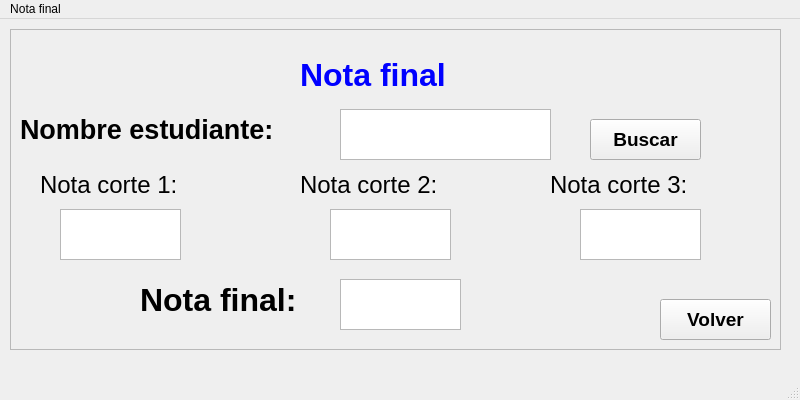
<?xml version="1.0" encoding="UTF-8"?>
<ui version="4.0">
 <class>MainWindow</class>
 <widget class="QMainWindow" name="MainWindow">
  <property name="geometry">
   <rect>
    <x>0</x>
    <y>0</y>
    <width>800</width>
    <height>400</height>
   </rect>
  </property>
  <property name="windowTitle">
   <string>MainWindow</string>
  </property>
  <widget class="QWidget" name="centralwidget">
   <widget class="QFrame" name="frame">
    <property name="geometry">
     <rect>
      <x>10</x>
      <y>10</y>
      <width>771</width>
      <height>321</height>
     </rect>
    </property>
    <property name="frameShape">
     <enum>QFrame::StyledPanel</enum>
    </property>
    <property name="frameShadow">
     <enum>QFrame::Raised</enum>
    </property>
    <widget class="QLabel" name="label_2">
     <property name="geometry">
      <rect>
       <x>10</x>
       <y>70</y>
       <width>321</width>
       <height>61</height>
      </rect>
     </property>
     <property name="font">
      <font>
       <family>Arial</family>
       <pointsize>20</pointsize>
       <weight>75</weight>
       <bold>true</bold>
      </font>
     </property>
     <property name="text">
      <string>Nombre estudiante: </string>
     </property>
    </widget>
    <widget class="QLabel" name="label">
     <property name="geometry">
      <rect>
       <x>290</x>
       <y>20</y>
       <width>191</width>
       <height>51</height>
      </rect>
     </property>
     <property name="font">
      <font>
       <family>Arial</family>
       <pointsize>24</pointsize>
       <weight>75</weight>
       <bold>true</bold>
      </font>
     </property>
     <property name="styleSheet">
      <string notr="true">color: rgb(0, 0, 255);</string>
     </property>
     <property name="text">
      <string>Nota final</string>
     </property>
    </widget>
    <widget class="QTextEdit" name="textEdit">
     <property name="geometry">
      <rect>
       <x>330</x>
       <y>80</y>
       <width>211</width>
       <height>51</height>
      </rect>
     </property>
     <property name="font">
      <font>
       <family>Arial</family>
       <pointsize>20</pointsize>
      </font>
     </property>
    </widget>
    <widget class="QPushButton" name="pushButton">
     <property name="geometry">
      <rect>
       <x>580</x>
       <y>90</y>
       <width>111</width>
       <height>41</height>
      </rect>
     </property>
     <property name="font">
      <font>
       <family>Arial</family>
       <pointsize>14</pointsize>
       <weight>75</weight>
       <bold>true</bold>
      </font>
     </property>
     <property name="text">
      <string>Buscar</string>
     </property>
    </widget>
    <widget class="QLabel" name="label_3">
     <property name="geometry">
      <rect>
       <x>30</x>
       <y>140</y>
       <width>191</width>
       <height>31</height>
      </rect>
     </property>
     <property name="font">
      <font>
       <family>Arial</family>
       <pointsize>18</pointsize>
       <weight>50</weight>
       <bold>false</bold>
      </font>
     </property>
     <property name="text">
      <string>Nota corte 1:</string>
     </property>
    </widget>
    <widget class="QTextBrowser" name="textBrowser">
     <property name="geometry">
      <rect>
       <x>50</x>
       <y>180</y>
       <width>121</width>
       <height>51</height>
      </rect>
     </property>
     <property name="font">
      <font>
       <family>Arial</family>
       <pointsize>20</pointsize>
      </font>
     </property>
    </widget>
    <widget class="QLabel" name="label_4">
     <property name="geometry">
      <rect>
       <x>290</x>
       <y>140</y>
       <width>191</width>
       <height>31</height>
      </rect>
     </property>
     <property name="font">
      <font>
       <family>Arial</family>
       <pointsize>18</pointsize>
       <weight>50</weight>
       <bold>false</bold>
      </font>
     </property>
     <property name="text">
      <string>Nota corte 2:</string>
     </property>
    </widget>
    <widget class="QLabel" name="label_5">
     <property name="geometry">
      <rect>
       <x>540</x>
       <y>140</y>
       <width>191</width>
       <height>31</height>
      </rect>
     </property>
     <property name="font">
      <font>
       <family>Arial</family>
       <pointsize>18</pointsize>
       <weight>50</weight>
       <bold>false</bold>
      </font>
     </property>
     <property name="text">
      <string>Nota corte 3:</string>
     </property>
    </widget>
    <widget class="QLabel" name="label_6">
     <property name="geometry">
      <rect>
       <x>130</x>
       <y>250</y>
       <width>211</width>
       <height>41</height>
      </rect>
     </property>
     <property name="font">
      <font>
       <family>Arial</family>
       <pointsize>24</pointsize>
       <weight>75</weight>
       <bold>true</bold>
      </font>
     </property>
     <property name="text">
      <string>Nota final:</string>
     </property>
    </widget>
    <widget class="QTextBrowser" name="textBrowser_2">
     <property name="geometry">
      <rect>
       <x>320</x>
       <y>180</y>
       <width>121</width>
       <height>51</height>
      </rect>
     </property>
     <property name="font">
      <font>
       <family>Arial</family>
       <pointsize>20</pointsize>
      </font>
     </property>
    </widget>
    <widget class="QTextBrowser" name="textBrowser_3">
     <property name="geometry">
      <rect>
       <x>570</x>
       <y>180</y>
       <width>121</width>
       <height>51</height>
      </rect>
     </property>
     <property name="font">
      <font>
       <family>Arial</family>
       <pointsize>20</pointsize>
      </font>
     </property>
    </widget>
    <widget class="QTextBrowser" name="textBrowser_4">
     <property name="geometry">
      <rect>
       <x>330</x>
       <y>250</y>
       <width>121</width>
       <height>51</height>
      </rect>
     </property>
     <property name="font">
      <font>
       <family>Arial</family>
       <pointsize>20</pointsize>
      </font>
     </property>
    </widget>
    <widget class="QPushButton" name="pushButton_2">
     <property name="geometry">
      <rect>
       <x>650</x>
       <y>270</y>
       <width>111</width>
       <height>41</height>
      </rect>
     </property>
     <property name="font">
      <font>
       <family>Arial</family>
       <pointsize>14</pointsize>
       <weight>75</weight>
       <bold>true</bold>
      </font>
     </property>
     <property name="text">
      <string>Volver</string>
     </property>
    </widget>
   </widget>
  </widget>
  <widget class="QMenuBar" name="menubar">
   <property name="geometry">
    <rect>
     <x>0</x>
     <y>0</y>
     <width>800</width>
     <height>26</height>
    </rect>
   </property>
   <widget class="QMenu" name="menuNota_final">
    <property name="title">
     <string>Nota final</string>
    </property>
   </widget>
   <addaction name="menuNota_final"/>
  </widget>
  <widget class="QStatusBar" name="statusbar"/>
 </widget>
 <resources/>
 <connections/>
</ui>
